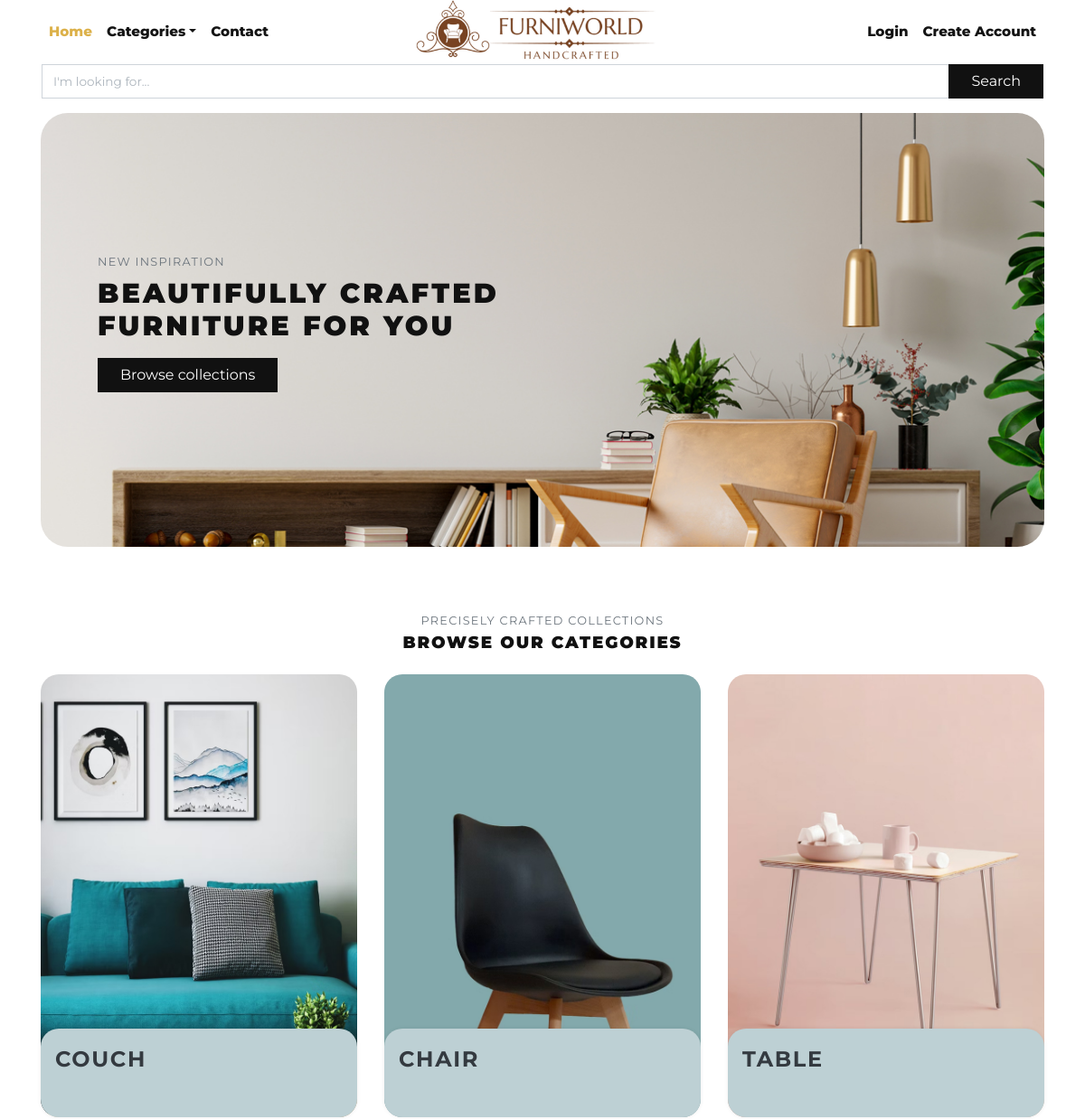
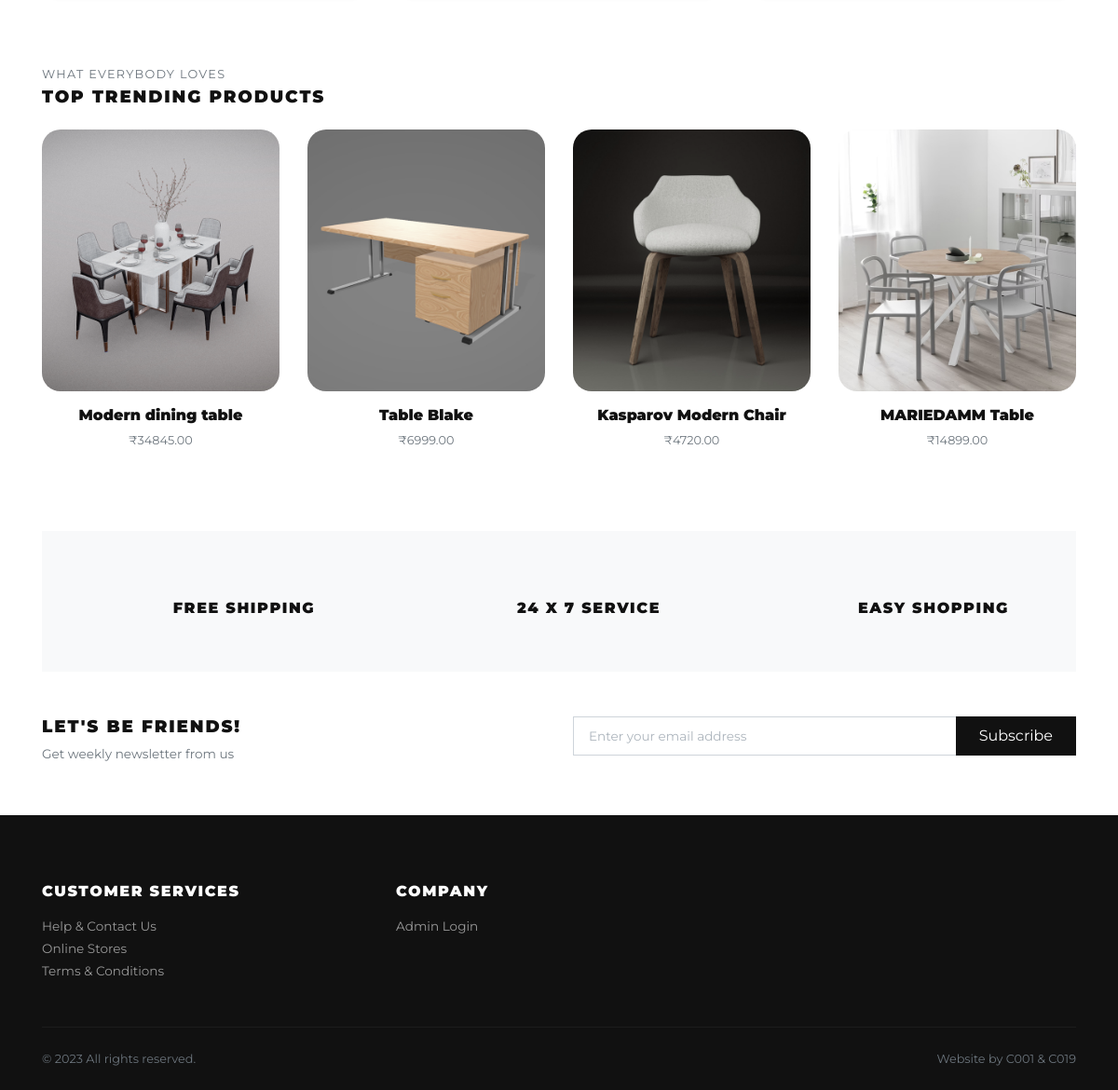
The page / on the database its author committed (2 pictures, top to bottom).
### store/models.py (models this page shows, shortened)
class Category(models.Model):
    title = models.CharField(max_length=50, verbose_name="Category Title")
    slug = models.SlugField(max_length=55, verbose_name="Category Slug")
    description = models.TextField(blank=True, verbose_name="Category Description")
    category_image = models.ImageField(upload_to='category', blank=True, null=True, verbose_name="Category Image")
    is_active = models.BooleanField(verbose_name="Is Active?")
    is_featured = models.BooleanField(verbose_name="Is Featured?")
    created_at = models.DateTimeField(auto_now_add=True, verbose_name="Created Date")
    updated_at = models.DateTimeField(auto_now=True, verbose_name="Updated Date")
    class Meta:
        verbose_name_plural = 'Categories'
        ordering = ('-created_at', )

class Product(models.Model):
    title = models.CharField(max_length=150, verbose_name="Product Title")
    slug = models.SlugField(max_length=160, verbose_name="Product Slug")
    sku = models.CharField(max_length=255, unique=True, verbose_name="Unique Product ID (SKU)")
    short_description = models.TextField(verbose_name="Short Description")
    detail_description = models.TextField(blank=True, null=True, verbose_name="Detail Description")
    product_image = models.ImageField(upload_to='product', blank=True, null=True, verbose_name="Product Image")
    price = models.DecimalField(max_digits=8, decimal_places=2)
    category = models.ForeignKey(Category, verbose_name="Product Categoy", on_delete=models.CASCADE)
    is_active = models.BooleanField(verbose_name="Is Active?")
    is_featured = models.BooleanField(verbose_name="Is Featured?")
    created_at = models.DateTimeField(auto_now_add=True, verbose_name="Created Date")
    updated_at = models.DateTimeField(auto_now=True, verbose_name="Updated Date")
    t_model= models.FileField(upload_to='3dfile', max_length=200, blank=True, null=True, verbose_name="3D File")
    class Meta:
        verbose_name_plural = 'Products'
        ordering = ('-created_at', )

### store/views.py (the view)
# urls.py: 2. Add a URL to urlpatterns:  path('', views.home, name='home')
def home(request):
    categories = Category.objects.filter(is_active=True, is_featured=True)[:3]
    products = Product.objects.filter(is_active=True, is_featured=True)[:8]
    context = {
        'categories': categories,
        'products': products,
    }
    return render(request, 'store/index.html', context)

### templates/store/index.html (shortened to what this page needs)
{% extends 'base.html' %}
{% load static %}
      {% block content %}
      <div class="container">
        <section class="hero pb-3 bg-cover bg-center d-flex align-items-center" style="background:url({% static 'img/hero-banner-3.jpg' %}); height:70px; border-radius: 30px">
          <div class="container py-5">
            <div class="row px-4 px-lg-5">
              <div class="col-lg-6">
                <p class="text-muted small text-uppercase mb-2" >New Inspiration</p>
                <h1 class="h2 text-uppercase mb-3">Beautifully Crafted Furniture for You</h1><a class="btn btn-dark" href="{% url 'store:all-categories' %}">Browse collections</a>
              </div>
            </div>
          </div>
        </section>
        <br>
        <section class="pt-5">
          <header class="text-center">
            <p class="small text-muted small text-uppercase mb-1">Precisely Crafted Collections</p>
            <h2 class="h5 text-uppercase mb-4">Browse our categories</h2>
          </header>
          <div class="row">
          {% if categories %}
            {% for category in categories %}
              <div class="col-md-4 mb-4 mb-md-0">
                <a class="category-item" href="{% url 'store:category-products' category.slug %}">
                  {% if category.category_image %}
                    <img style="border-radius: 20px;" class="img-fluid" src="{{ category.category_image.url }}" alt="{{ category.title }}">
                    {% else %}
                    <img style="border-radius: 20px;" class="img-fluid" src="{% static 'img/cat-img-1.jpg' %}" alt="{{ category.title }}">
                  {% endif %}
                  <strong class="category-item-title">{{ category.title }}</strong>
                </a>
              </div>
            {% endfor %}
          {% endif %}
          </div>
        </section>
        <br>
        <section class="py-5">
          <header>
            <p class="small text-muted small text-uppercase mb-1">What everybody loves</p>
            <h2 class="h5 text-uppercase mb-4">Top trending products</h2>
          </header>
          <div class="row">
            {% if products %}
              {% for product in products %}
                <div class="col-xl-3 col-lg-4 col-sm-6">
                  <div class="product text-center">
                      <div class="mb-3 position-relative">
                          <a class="d-block" href="{% url 'store:product-detail' product.slug %}">
                              {% if product.product_image %}
                                  <img style="border-radius: 20px;" class="img-fluid w-100" src="{{product.product_image.url}}" alt="{{product.title}}">
                              {% else %}
                                  <img style="border-radius: 20px;" class="img-fluid w-100" src="{% static 'img/product-1.jpg' %}" alt="{{product.title}}">
                              {% endif %}
                          </a>
                      </div>
                      <h6> <a class="reset-anchor" href="{% url 'store:product-detail' product.slug %}">{{product.title}}</a></h6>
                      <p class="small text-muted">₹{{product.price}}</p>
                  </div>
              </div>
              {% endfor %}
            {% endif %}
          </div>
        </section>
        <br>
        <section class="py-5 bg-light">
          <div class="container">
            <div class="row text-center">
              <div class="col-lg-4 mb-3 mb-lg-0">
                <div class="d-inline-block">
                  <div class="media align-items-end">
                    <svg class="svg-icon svg-icon-big svg-icon-light">
                      <use xlink:href="#delivery-time-1"> </use>
                    </svg>
                    <div class="media-body text-left ml-3">
                      <h6 class="text-uppercase mb-1">Free Shipping</h6>
                    </div>
                  </div>
                </div>
              </div>
              <div class="col-lg-4 mb-3 mb-lg-0">
                <div class="d-inline-block">
                  <div class="media align-items-end">
                    <svg class="svg-icon svg-icon-big svg-icon-light">
                      <use xlink:href="#helpline-24h-1"> </use>
                    </svg>
                    <div class="media-body text-left ml-3">
                      <h6 class="text-uppercase mb-1">24 x 7 service</h6>
                    </div>
                  </div>
                </div>
              </div>
              <div class="col-lg-4">
                <div class="d-inline-block">
                  <div class="media align-items-end">
                    <svg class="svg-icon svg-icon-big svg-icon-light">
                      <use xlink:href="#label-tag-1"> </use>
                    </svg>
                    <div class="media-body text-left ml-3">
                      <h6 class="text-uppercase mb-1">Easy Shopping</h6>
                    </div>
                  </div>
                </div>
              </div>
            </div>
          </div>
        </section>
        <section class="py-5">
          <div class="container p-0">
            <div class="row">
              <div class="col-lg-6 mb-3 mb-lg-0">
                <h5 class="text-uppercase">Let's be friends!</h5>
                <p class="text-small text-muted mb-0">Get weekly newsletter from us</p>
              </div>
              <div class="col-lg-6">
                <form action="{% url 'store:newsletter' %}" method="POST">
                  <div class="input-group flex-column flex-sm-row mb-3">
                    <input name="email" id="email" class="form-control form-control-lg py-3" type="email" placeholder="Enter your email address" aria-describedby="button-addon2">
                    <div class="input-group-append">
                      <button class="btn btn-dark btn-block" id="button-addon2" type="submit">Subscribe</button>
                    </div>
                  </div>
                </form>
              </div>
            </div>
          </div>
        </section>
      </div>
      {% endblock content %}

### templates/base.html (shortened to what this page needs)
{% load static %}
<!DOCTYPE html>
<html>
  <head>
    <link rel="stylesheet" href="{% static 'vendor/bootstrap/css/bootstrap.min.css' %}">
    <link rel="stylesheet" href="{% static 'vendor/lightbox2/css/lightbox.min.css' %}">
    <link rel="stylesheet" href="{% static 'vendor/nouislider/nouislider.min.css' %}">
    <link rel="stylesheet" href="{% static 'vendor/bootstrap-select/css/bootstrap-select.min.css' %}">
    <link rel="stylesheet" href="{% static 'vendor/owl.carousel2/assets/owl.carousel.min.css' %}">
    <link rel="stylesheet" href="{% static 'vendor/owl.carousel2/assets/owl.theme.default.css' %}">
    <link rel="stylesheet" href="{% static 'css/style.default.css' %}" id="theme-stylesheet">
    <link rel="stylesheet" href="{% static 'css/custom.css' %}">
  </head>
  <body>
    <div class="page-holder">
      {% include 'navbar.html' %}
      {% block content %}
      {% endblock content %}
      {% include 'footer.html' %}
      {% include 'scripts.html' %}
  </body>
</html>

### templates/navbar.html (shortened to what this page needs)
{% load static %}
      <header class="header bg-white">
        <div class="container px-0 px-lg-3">
          <nav class="navbar navbar-expand-lg navbar-light py-3 px-lg-0"><a class="navbar-brand" href="{% url 'store:home' %}"><img src="{% static 'img/furniworld-2.png' %}" alt="FurniWorld" style="height: 85px;" class="logo-img"></a>
            <div class="collapse navbar-collapse" id="navbarSupportedContent">
              <ul class="navbar-nav mr-auto">
                <li class="nav-item">
                  <a class="nav-link active" href="{% url 'store:home' %}">Home</a>
                </li>
                <li class="nav-item dropdown"><a class="nav-link dropdown-toggle" id="pagesDropdown" href="#" data-toggle="dropdown" aria-haspopup="true" aria-expanded="false">Categories</a>
                </li>
                <li class="nav-item">
                  <a class="nav-link" href="{% url 'store:query' %}">Contact</a>
                </li>
              </ul>
              <ul class="navbar-nav ml-auto">
                {% if request.user.is_authenticated %}
                <li class="nav-item"><a class="nav-link" href="{% url 'store:cart' %}"> <i class="fas fa-dolly-flatbed mr-1 text-gray"></i>Cart<small class="text-gray">({{cart_items.count}})</small></a></li>
                <li class="nav-item"><a class="nav-link" href="{% url 'store:wishlist' %}"> <i class="far fa fa-heart mr-1 text-gray"></i>Wishlist</a></li>
                  <li class="nav-item dropdown"><a class="nav-link dropdown-toggle" id="pagesDropdown" href="#" data-toggle="dropdown" aria-haspopup="true" aria-expanded="false"><i class="fas fa-user-alt mr-1 text-gray"></i>{{ user }}</a></a>
                  <div class="dropdown-menu mt-3" aria-labelledby="pagesDropdown">
                      <a class="dropdown-item border-0 transition-link" href="{% url 'store:profile' %}">Profile</a>
                      <a class="dropdown-item border-0 transition-link" href="{% url 'store:cart' %}">Cart</a>
                      <a class="dropdown-item border-0 transition-link" href="{% url 'store:orders' %}">Orders</a>
                      <a class="dropdown-item border-0 transition-link" href="{% url 'store:password-change' %}">Change Password</a>
                    <hr>
                    <a class="dropdown-item border-0 transition-link" href="{% url 'store:logout' %}">Log Out</a>
                </li>
                {% else %}
                  <li class="nav-item"><a class="nav-link" href="{% url 'store:login' %}">Login</a></li>
                  <li class="nav-item"><a class="nav-link" href="{% url 'store:register' %}">Create Account</a></li>
                {% endif %}
              </ul>
            </div>
          </nav>
          <form action="/search">
            <div class="input-group mb-3">
              <input name="q" type="text" class="form-control" placeholder="I'm looking for..." required>
              <div class="input-group-append">
                <button class="btn btn-dark btn-block" type="submit" id="button-addon2">Search</button>
              </div>
            </div>
          </form>
        </div>
      </header>

### templates/footer.html
<footer class="bg-dark text-white">
  <div class="container py-4">
    <div class="row py-5">
      <div class="col-md-4 mb-3 mb-md-0">
        <h6 class="text-uppercase mb-3">Customer services</h6>
        <ul class="list-unstyled mb-0">
          <li><a class="footer-link" href="{% url 'store:query' %}">Help &amp; Contact Us</a></li>
          <li><a class="footer-link" href="{% url 'store:all-categories' %}">Online Stores</a></li>
          <li><a class="footer-link" href="#">Terms &amp; Conditions</a></li>
        </ul>
      </div>
      <div class="col-md-4 mb-3 mb-md-0">
        <h6 class="text-uppercase mb-3">Company</h6>
        <ul class="list-unstyled mb-0">
          <li><a class="footer-link" href="{% url 'admin-login' %}">Admin Login</a></li>
        </ul>
      </div>
    </div>
    <div class="border-top pt-4" style="border-color: #1d1d1d !important">
      <div class="row">
        <div class="col-lg-6">
          <p class="small text-muted mb-0">&copy; 2023 All rights reserved.</p>
        </div>
        <div class="col-lg-6 text-lg-right">
          <p class="small text-muted mb-0">Website by C001 & C019</p>
        </div>
      </div>
    </div>
  </div>
</footer>

### templates/scripts.html (shortened to what this page needs)
{% load static %}
      <link rel="stylesheet" href="https://use.fontawesome.com/releases/v5.7.1/css/all.css">
    </div>
  </body>
</html>

### rows shown on the page
Category: category_image (picture), title "COUCH"
Category: category_image (picture), title "CHAIR"
Category: category_image (picture), title "TABLE"
Product: product_image (picture), title "Modern dining table", price "34845.00"
Product: product_image (picture), title "Table Blake", price "6999.00"
Product: product_image (picture), title "Kasparov Modern Chair", price "4720.00"
Product: product_image (picture), title "MARIEDAMM Table", price "14899.00"
